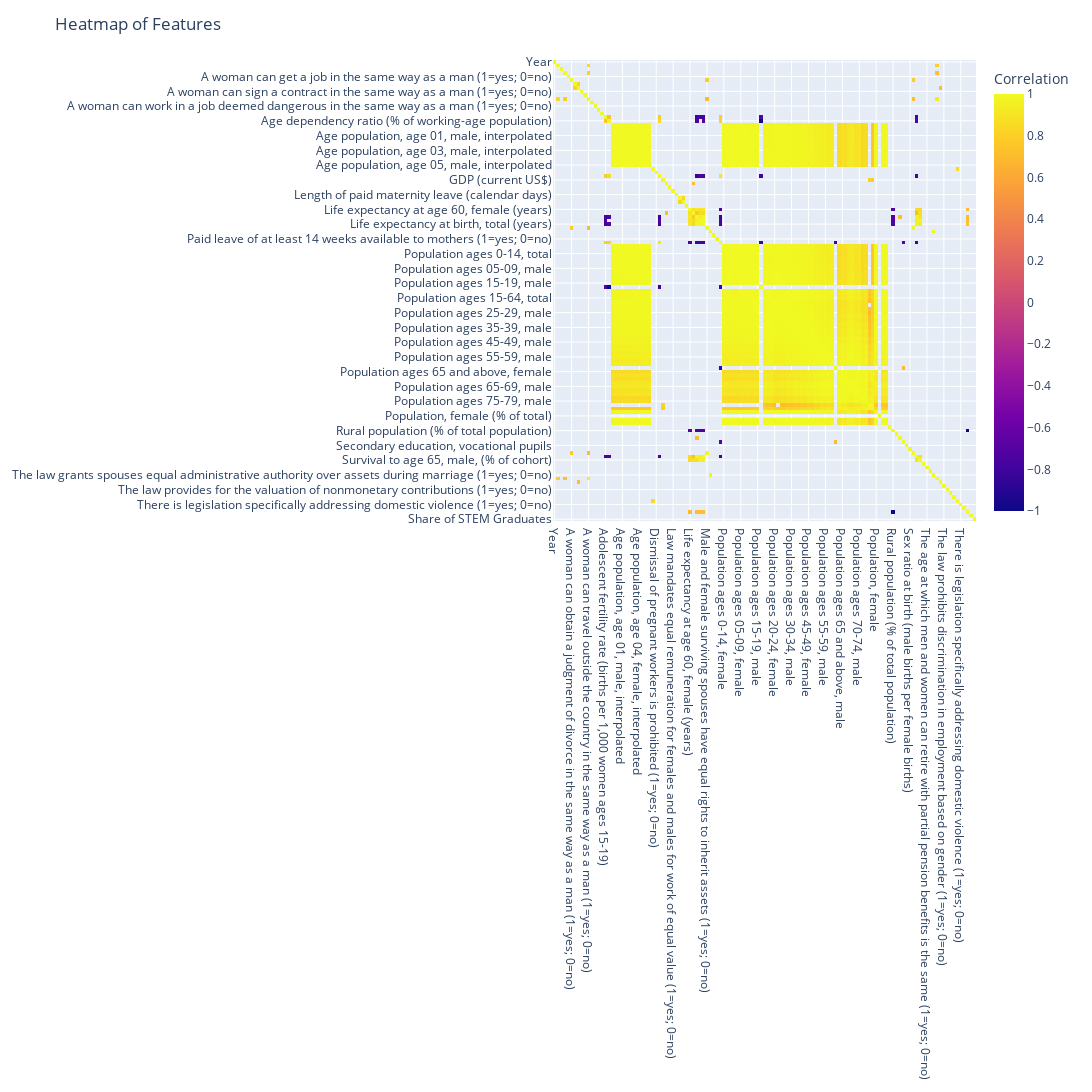

The cell this chart's notebook holds for it:
### Markdown cell above
### To simplify analysis, check for covariats with correlation  <-0.7 or >0.70

### Code cell
correlation_matrix = merged_data.corr(numeric_only=True)

high_correlations = correlation_matrix[(correlation_matrix > 0.7) | (correlation_matrix < -0.7)]

plot_data = high_correlations

# Plotting heatmap

fig = px.imshow(
    high_correlations,
    labels=dict(color="Correlation"),
    x=high_correlations.columns,
    y=high_correlations.columns,
    aspect="auto")

fig.update_layout(
    title="Heatmap of Features",
    width=1200,
    height=1200
)

fig.show()

### Figure 1 — Plotly figure (JSON) as saved in the notebook; plotly's stock layout.template omitted (floating-point values rounded to 4 significant figures; data arrays with more than 128 entries replaced by an {"elided": "..."} marker saying what was removed)
{"data": [{"coloraxis": "coloraxis", "hovertemplate": "x: %{x}<br>y: %{y}<br>Correlation: %{z}<extra></extra>", "name": "0", "type": "heatmap", "x": ["Year", "A woman can apply for a passport in the same way as a man (1=yes; 0=no)", "A woman can be head of household in the same way as a man (1=yes; 0=no)", "A woman can choose where to live in the same way as a man (1=yes; 0=no)", "A woman can get a job in the same way as a man (1=yes; 0=no)", "A woman can obtain a judgment of divorce in the same way as a man (1=yes; 0=no)", "A woman can open a bank account in the same way as a man (1=yes; 0=no)", "A woman can register a business in the same way as a man (1=yes; 0=no)", "A woman can sign a contract in the same way as a man (1=yes; 0=no)", "A woman can travel outside her home in the same way as a man (1=yes; 0=no)", "A woman can travel outside the country in the same way as a man (1=yes; 0=no)", "A woman can work at night in the same way as a man (1=yes; 0=no)", "A woman can work in a job deemed dangerous in the same way as a man (1=yes; 0=no)", "A woman can work in an industrial job in the same way as a man (1=yes; 0=no)", "A woman has the same rights to remarry as a man (1=yes; 0=no)", "Adolescent fertility rate (births per 1,000 women ages 15-19)", "Age dependency ratio (% of working-age population)", "Age population, age 0, female, interpolated", "Age population, age 0, male, interpolated", "Age population, age 01, female, interpolated", "Age population, age 01, male, interpolated", "Age population, age 02, female, interpolated", "Age population, age 02, male, interpolated", "Age population, age 03, female, interpolated", "Age population, age 03, male, interpolated", "Age population, age 04, female, interpolated", "Age population, age 04, male, interpolated", "Age population, age 05, female, interpolated", "Age population, age 05, male, interpolated", "Criminal penalties or civil remedies exist for sexual harassment in employment (1=yes; 0=no)", "Dismissal of pregnant workers is prohibited (1=yes; 0=no)", "Fertility rate, total (births per woman)", "GDP (current US$)", "GDP per capita (Current US$)", "Inflation, consumer prices (annual %)", "Law mandates equal remuneration for females and males for work of equal value (1=yes; 0=no)", "Length of paid maternity leave (calendar days)", "Length of paid parental leave for father (calendar days)", "Length of paid parental leave for mother (calendar days)", "Length of paid paternity leave (calendar days)", "Life expectancy at age 60, female (years)", "Life expectancy at age 60, male (years)", "Life expectancy at birth, female (years)", "Life expectancy at birth, male (years)", "Life expectancy at birth, total (years)", "Male and female surviving spouses have equal rights to inherit assets (1=yes; 0=no)", "Men and women have equal ownership rights to immovable property (1=yes; 0=no)", "Paid leave is available to fathers (1=yes; 0=no)", "Paid leave of at least 14 weeks available to mothers (1=yes; 0=no)", "Population ages 0-14 (% of total)", "Population ages 0-14, female", "Population ages 0-14, male", "Population ages 0-14, total", "Population ages 00-04, female", "Population ages 00-04, male", "Population ages 05-09, female", "Population ages 05-09, male", "Population ages 10-14, female", "Population ages 10-14, male", "Population ages 15-19, female", "Population ages 15-19, male", "Population ages 15-64 (% of total)", "Population ages 15-64, female", "Population ages 15-64, male", "Population ages 15-64, total", "Population ages 20-24, female", "Population ages 20-24, male", "Population ages 25-29, female", "Population ages 25-29, male", "Population ages 30-34, female", "Population ages 30-34, male", "Population ages 35-39, female", "Population ages 35-39, male", "Population ages 40-44, female", "Population ages 40-44, male", "Population ages 45-49, female", "Population ages 45-49, male", "Population ages 50-54, female", "Population ages 50-54, male", "Population ages 55-59, female", "Population ages 55-59, male", "Population ages 60-64, female", "Population ages 60-64, male", "Population ages 65 and above (% of total)", "Population ages 65 and above, female", "Population ages 65 and above, male", "Population ages 65 and above, total", "Population ages 65-69, female", "Population ages 65-69, male", "Population ages 70-74, female", "Population ages 70-74, male", "Population ages 75-79, female", "Population ages 75-79, male", "Population ages 80 and above, female", "Population ages 80 and above, male", "Population, female", "Population, female (% of total)", "Population, male", "Population, total", "Primary education, pupils (% female)", "Rural population (% of total population)", "School enrollment, primary, female (% gross)", "School enrollment, secondary, female (% gross)", "School enrollment, tertiary (% gross)", "Secondary education, vocational pupils", "Sex ratio at birth (male births per female births)", "Sons and daughters have equal rights to inherit assets from their parents (1=yes; 0=no)", "Survival to age 65, female, (% of cohort)", "Survival to age 65, male, (% of cohort)", "The age at which men and women can retire with full pension benefits is the same (1=yes; 0=no)", "The age at which men and women can retire with partial pension benefits is the same (1=yes; 0=no)", "The government administers 100% of maternity leave benefits (1=yes; 0=no)", "The law grants spouses equal administrative authority over assets during marriage (1=yes; 0=no)", "The law is free of legal provisions that require a married woman to obey her husband (1=yes; 0=no)", "The law prohibits discrimination in access to credit based on gender (1=yes; 0=no)", "The law prohibits discrimination in employment based on gender (1=yes; 0=no)", "The law provides for the valuation of nonmonetary contributions (1=yes; 0=no)", "The mandatory retirement age for men and women is the same (1=yes; 0=no)", "There are periods of absence due to childcare accounted for in pension benefits (1=yes; 0=no)", "There is legislation on sexual harassment in employment (1=yes; 0=no)", "There is legislation specifically addressing domestic violence (1=yes; 0=no)", "There is paid parental leave (1=yes; 0=no)", "Urban population (% of total population)", "Vocational and Technical enrolment (% of total secondary enrolment), total", "Share of STEM Graduates"], "xaxis": "x", "y": ["Year", "A woman can apply for a passport in the same way as a man (1=yes; 0=no)", "A woman can be head of household in the same way as a man (1=yes; 0=no)", "A woman can choose where to live in the same way as a man (1=yes; 0=no)", "A woman can get a job in the same way as a man (1=yes; 0=no)", "A woman can obtain a judgment of divorce in the same way as a man (1=yes; 0=no)", "A woman can open a bank account in the same way as a man (1=yes; 0=no)", "A woman can register a business in the same way as a man (1=yes; 0=no)", "A woman can sign a contract in the same way as a man (1=yes; 0=no)", "A woman can travel outside her home in the same way as a man (1=yes; 0=no)", "A woman can travel outside the country in the same way as a man (1=yes; 0=no)", "A woman can work at night in the same way as a man (1=yes; 0=no)", "A woman can work in a job deemed dangerous in the same way as a man (1=yes; 0=no)", "A woman can work in an industrial job in the same way as a man (1=yes; 0=no)", "A woman has the same rights to remarry as a man (1=yes; 0=no)", "Adolescent fertility rate (births per 1,000 women ages 15-19)", "Age dependency ratio (% of working-age population)", "Age population, age 0, female, interpolated", "Age population, age 0, male, interpolated", "Age population, age 01, female, interpolated", "Age population, age 01, male, interpolated", "Age population, age 02, female, interpolated", "Age population, age 02, male, interpolated", "Age population, age 03, female, interpolated", "Age population, age 03, male, interpolated", "Age population, age 04, female, interpolated", "Age population, age 04, male, interpolated", "Age population, age 05, female, interpolated", "Age population, age 05, male, interpolated", "Criminal penalties or civil remedies exist for sexual harassment in employment (1=yes; 0=no)", "Dismissal of pregnant workers is prohibited (1=yes; 0=no)", "Fertility rate, total (births per woman)", "GDP (current US$)", "GDP per capita (Current US$)", "Inflation, consumer prices (annual %)", "Law mandates equal remuneration for females and males for work of equal value (1=yes; 0=no)", "Length of paid maternity leave (calendar days)", "Length of paid parental leave for father (calendar days)", "Length of paid parental leave for mother (calendar days)", "Length of paid paternity leave (calendar days)", "Life expectancy at age 60, female (years)", "Life expectancy at age 60, male (years)", "Life expectancy at birth, female (years)", "Life expectancy at birth, male (years)", "Life expectancy at birth, total (years)", "Male and female surviving spouses have equal rights to inherit assets (1=yes; 0=no)", "Men and women have equal ownership rights to immovable property (1=yes; 0=no)", "Paid leave is available to fathers (1=yes; 0=no)", "Paid leave of at least 14 weeks available to mothers (1=yes; 0=no)", "Population ages 0-14 (% of total)", "Population ages 0-14, female", "Population ages 0-14, male", "Population ages 0-14, total", "Population ages 00-04, female", "Population ages 00-04, male", "Population ages 05-09, female", "Population ages 05-09, male", "Population ages 10-14, female", "Population ages 10-14, male", "Population ages 15-19, female", "Population ages 15-19, male", "Population ages 15-64 (% of total)", "Population ages 15-64, female", "Population ages 15-64, male", "Population ages 15-64, total", "Population ages 20-24, female", "Population ages 20-24, male", "Population ages 25-29, female", "Population ages 25-29, male", "Population ages 30-34, female", "Population ages 30-34, male", "Population ages 35-39, female", "Population ages 35-39, male", "Population ages 40-44, female", "Population ages 40-44, male", "Population ages 45-49, female", "Population ages 45-49, male", "Population ages 50-54, female", "Population ages 50-54, male", "Population ages 55-59, female", "Population ages 55-59, male", "Population ages 60-64, female", "Population ages 60-64, male", "Population ages 65 and above (% of total)", "Population ages 65 and above, female", "Population ages 65 and above, male", "Population ages 65 and above, total", "Population ages 65-69, female", "Population ages 65-69, male", "Population ages 70-74, female", "Population ages 70-74, male", "Population ages 75-79, female", "Population ages 75-79, male", "Population ages 80 and above, female", "Population ages 80 and above, male", "Population, female", "Population, female (% of total)", "Population, male", "Population, total", "Primary education, pupils (% female)", "Rural population (% of total population)", "School enrollment, primary, female (% gross)", "School enrollment, secondary, female (% gross)", "School enrollment, tertiary (% gross)", "Secondary education, vocational pupils", "Sex ratio at birth (male births per female births)", "Sons and daughters have equal rights to inherit assets from their parents (1=yes; 0=no)", "Survival to age 65, female, (% of cohort)", "Survival to age 65, male, (% of cohort)", "The age at which men and women can retire with full pension benefits is the same (1=yes; 0=no)", "The age at which men and women can retire with partial pension benefits is the same (1=yes; 0=no)", "The government administers 100% of maternity leave benefits (1=yes; 0=no)", "The law grants spouses equal administrative authority over assets during marriage (1=yes; 0=no)", "The law is free of legal provisions that require a married woman to obey her husband (1=yes; 0=no)", "The law prohibits discrimination in access to credit based on gender (1=yes; 0=no)", "The law prohibits discrimination in employment based on gender (1=yes; 0=no)", "The law provides for the valuation of nonmonetary contributions (1=yes; 0=no)", "The mandatory retirement age for men and women is the same (1=yes; 0=no)", "There are periods of absence due to childcare accounted for in pension benefits (1=yes; 0=no)", "There is legislation on sexual harassment in employment (1=yes; 0=no)", "There is legislation specifically addressing domestic violence (1=yes; 0=no)", "There is paid parental leave (1=yes; 0=no)", "Urban population (% of total population)", "Vocational and Technical enrolment (% of total secondary enrolment), total", "Share of STEM Graduates"], "yaxis": "y", "z": {"elided": "125x125 float values"}}], "layout": {"coloraxis": {"colorbar": {"title": {"text": "Correlation"}}, "colorscale": [[0, "#0d0887"], [0.1111, "#46039f"], [0.2222, "#7201a8"], [0.3333, "#9c179e"], [0.4444, "#bd3786"], [0.5556, "#d8576b"], [0.6667, "#ed7953"], [0.7778, "#fb9f3a"], [0.8889, "#fdca26"], [1, "#f0f921"]]}, "height": 1200, "margin": {"t": 60}, "title": {"text": "Heatmap of Features"}, "width": 1200, "xaxis": {"anchor": "y", "domain": [0, 1]}, "yaxis": {"anchor": "x", "autorange": "reversed", "domain": [0, 1]}}}
